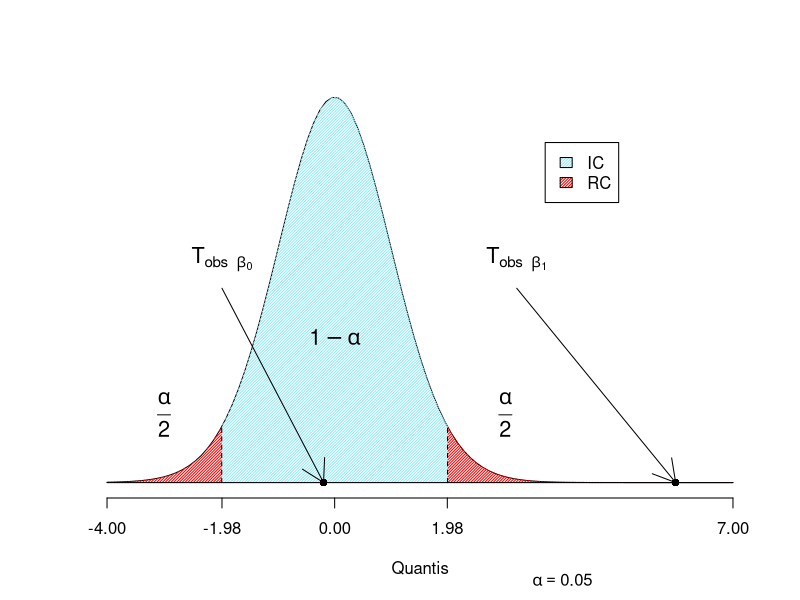

Write the R code that produced this figure.
bd = foreign::read.spss("internacoes.sav")
bd = as.data.frame(bd)

degree = 98
quantile = qt(0.975, df = degree)
b0_test_stat = -0.195
b1_test_stat = 5.993
rc_values = seq(-4, -quantile, length = 100)
denisty_rc_values = dt(rc_values, df = 46)
ic_values = seq(-quantile, quantile, length = 100)
denisty_ic_values = dt(ic_values, df = 46)

plot(
  function(x)
    dt(x, df = 46),
  xlim = c(-4, 7),
  ylab = '',
  xlab = 'Quantis',
  bty="n",
  yaxt='n',
  xaxt='n'
)
axis(side=1, at=round(c(-4, -quantile, 0 ,quantile, 7), 2))

polygon(
  x = c(-4, rc_values, -quantile),
  y = c(0, denisty_rc_values, 0),
  border = FALSE,
  col = 'red',
  density = 50
)
polygon(
  x = c(quantile, sort(-1 * rc_values), 7),
  y = c(0, sort(denisty_rc_values, decreasing = TRUE), 0),
  border = FALSE,
  col = 'red',
  density = 50
)
polygon(
  x = c(-quantile, ic_values, quantile),
  y = c(0, denisty_ic_values, 0),
  border = FALSE,
  col = '#94eaf7',
  density = 50
)

lines(
  x = c(-quantile, -quantile),
  y = c(0, denisty_rc_values[length(denisty_rc_values)]),
  lty = 2
)
lines(
  x = c(quantile, quantile),
  y = c(0, denisty_rc_values[length(denisty_rc_values)]),
  lty = 2
)

lines(x=c(-4, 7), y=c(0,0))

text(-1.98, 0.23, expression(T[obs * ~~ beta[0]]), cex=1.3)
points(b0_test_stat, 0, pch=16)
arrows(-1.98, 0.2,b0_test_stat,0)

text(3.2, 0.23, expression(T[obs * ~~ beta[1]]), cex=1.3)
points(b1_test_stat, 0, pch=16)
arrows(3.2, 0.2,b1_test_stat,0)

text(-3, 0.07, expression(frac(alpha, 2)), cex=1.3)
text(3, 0.07, expression(frac(alpha,2)), cex=1.3)
text(0, 0.15, expression(1 - alpha), cex=1.3)

par(xpd=TRUE)
text(4, -0.1, expression(alpha == 0.05))
legend(3.7,0.35,legend = c('IC', 'RC'), 
       fill = c('#94eaf7', 'red'), 
       density = 50)
par(xpd=FALSE)
